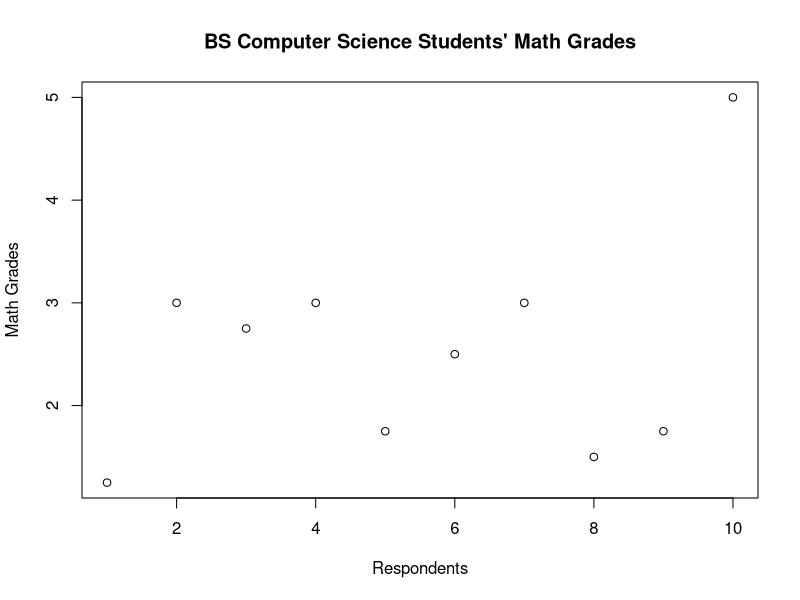
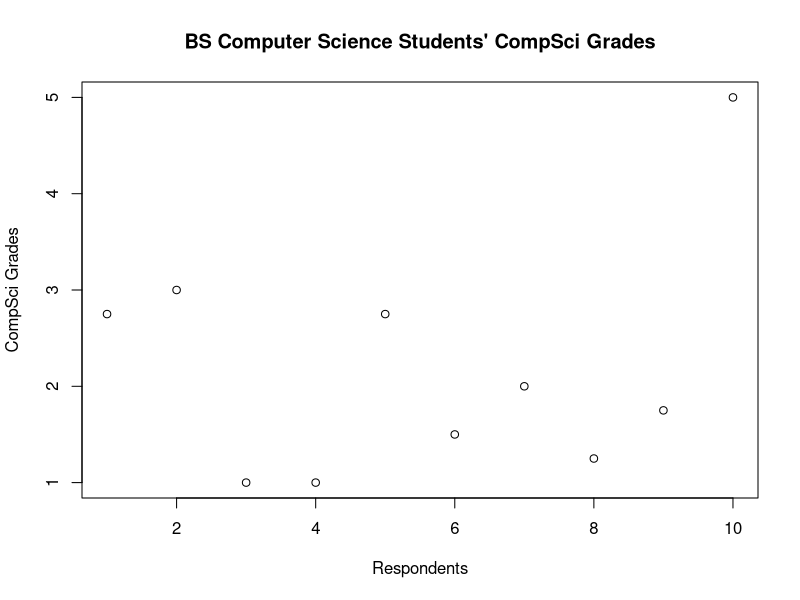

Here is the R script that generated these plots, in order:
resp <- c(1,2,3,4,5,6,7,8,9,10)
mathgrades <- c(1.25,3.00,2.75,3.00,1.75,2.50,3.00,1.50,1.75,5.00)
compgrades <- c(2.75,3.00,1.00,1.00,2.75,1.50,2.00,1.25,1.75,5.00)
plot(resp,mathgrades,main="BS Computer Science Students' Math Grades", xlab="Respondents", ylab="Math Grades")
plot(resp,compgrades,main="BS Computer Science Students' CompSci Grades", xlab="Respondents", ylab="CompSci Grades")